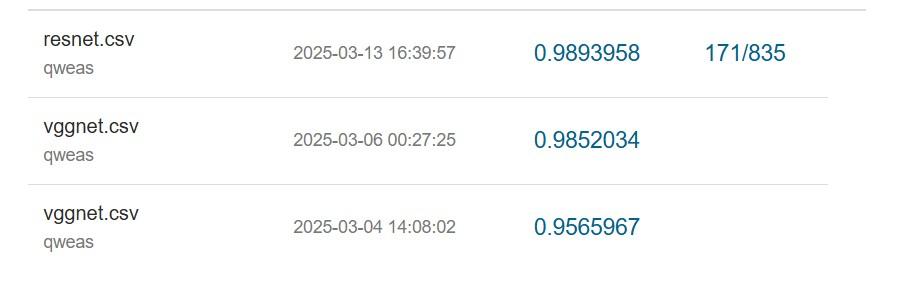
#> input picture performence.jpg, 898 x 307 px; its folder holds only this picture in this run
$ python -i '梯度加權直方圖預處理.py'   (imports and definitions only)   (older library calls are emulated)
#> lines starting #> are read from the running program, lines starting #| are printed output that depends on the picture
#> further down, picture is the input picture: shape (307, 898, 3); mean B, G, R 251, 250.9, 250.1
# -*- coding: utf-8 -*-
"""
Created on Sun Mar  9 03:52:59 2025

@author: benker
"""

import cv2
import numpy as np
import os
from tqdm import tqdm  # 進度條庫

def gradient_weighted_histogram(image):
    # 轉換為灰階
    gray = cv2.cvtColor(image, cv2.COLOR_BGR2GRAY)

    # 計算 X 和 Y 方向的 Sobel 梯度
    Gx = cv2.Sobel(gray, cv2.CV_64F, 1, 0, ksize=3)  # X 梯度
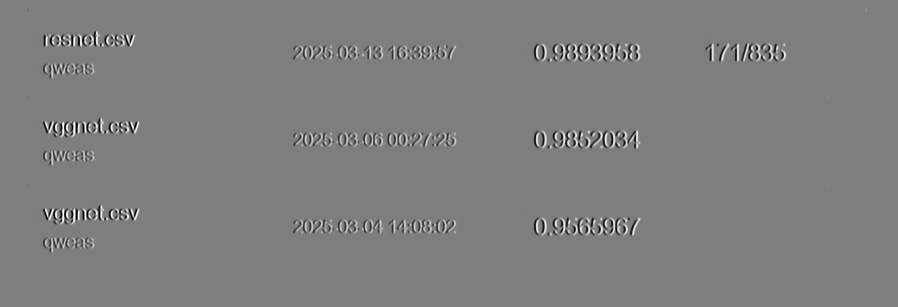
#> Gx: shape (307, 898) float64; min -842, max 855, mean 0; drawn with min black and max white
    Gy = cv2.Sobel(gray, cv2.CV_64F, 0, 1, ksize=3)  # Y 梯度
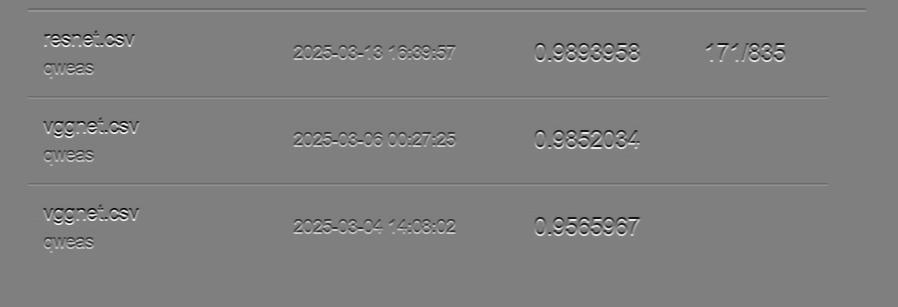
#> Gy: shape (307, 898) float64; min -849, max 850, mean 0; drawn with min black and max white

    # 計算梯度強度
    magnitude = np.sqrt(Gx**2 + Gy**2)
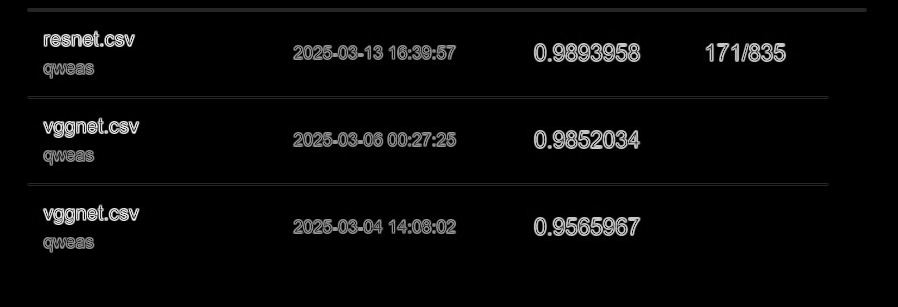
#> magnitude: shape (307, 898) float64; min 0, max 901.7, mean 29.6; drawn with min black and max white

    # 初始化梯度加權直方圖
    hist = np.zeros(256)

    # 計算每個灰階值的梯度加權直方圖
    for i in range(256):
        hist[i] = np.sum(magnitude[gray == i])
#> after the loop, hist = 256 values, max 806998 at index 255, min 0 at index 0, mean 31852.4

    # 歸一化直方圖，使其範圍在 0～255 之間
    hist = hist / np.max(hist) * 255
#> hist = 256 values, max 255 at index 255, min 0 at index 0, mean 10.06

    # 建立 LUT (查找表) 進行影像轉換
    lut = np.uint8(hist)
#> lut = 256 values, max 255 at index 255, min 0 at index 0, mean 9.6

    # 轉換影像
    transformed_image = cv2.LUT(gray, lut)
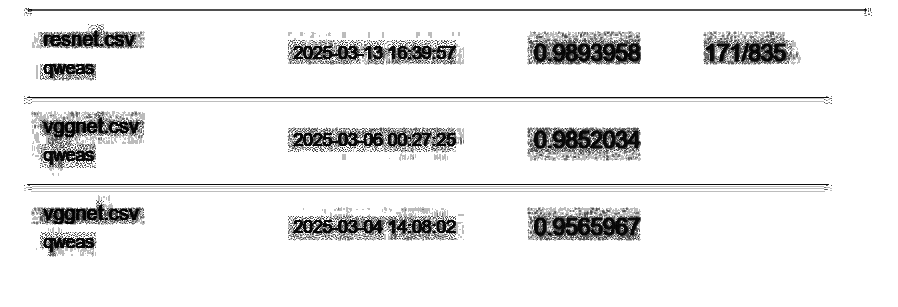
#> transformed_image: shape (307, 898); min 0, max 255, mean 232.6

    return transformed_image

# 設定來源資料夾和輸出資料夾
input_folder = r"C:\Users\benker\Downloads\aoi\test_images"   # 替換成你的來源資料夾名稱
output_folder =r"C:\Users\benker\Downloads\aoi\test_images_trans" # 替換成你的輸出資料夾名稱

# 如果輸出資料夾不存在，則建立它
# [2 lines not run here, left out]

# 獲取所有影像檔案名稱
# [1 line that did not run here, left out]

# 讀取資料夾內所有影像並處理（帶進度條）
# [17 lines not run here, left out]

>>> import cv2
>>> picture = cv2.imread('performence.jpg')
>>> result = gradient_weighted_histogram(picture)

$ run again, on confution_matrix_2.png
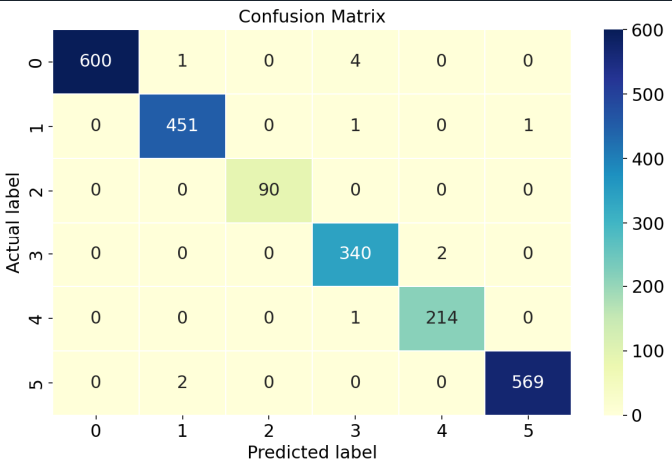
#> input picture confution_matrix_2.png, 672 x 470 px
#> picture is the input picture: shape (470, 672, 3); mean B, G, R 219.9, 236.4, 230.1
#> in gradient_weighted_histogram, `magnitude = np.sqrt(Gx**2 + Gy**2)`:
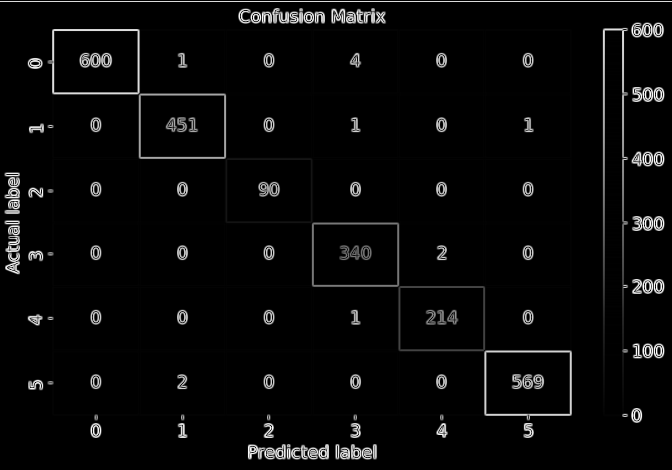
#> magnitude: shape (470, 672) float64; min 0, max 1033.6, mean 36.6; drawn with min black and max white
#> after the loop in gradient_weighted_histogram, `for i in range(256):`: hist = 256 values, max 2016609.3 at index 255, min 4375.9 at index 6, mean 45122.4
#> in gradient_weighted_histogram, `hist = hist / np.max(hist) * 255`: hist = 256 values, max 255 at index 255, min 0.553 at index 6, mean 5.71
#> lut = 256 values, max 255 at index 255, min 0 at index 2, mean 5.23
#> in gradient_weighted_histogram, `transformed_image = cv2.LUT(gray, lut)`:
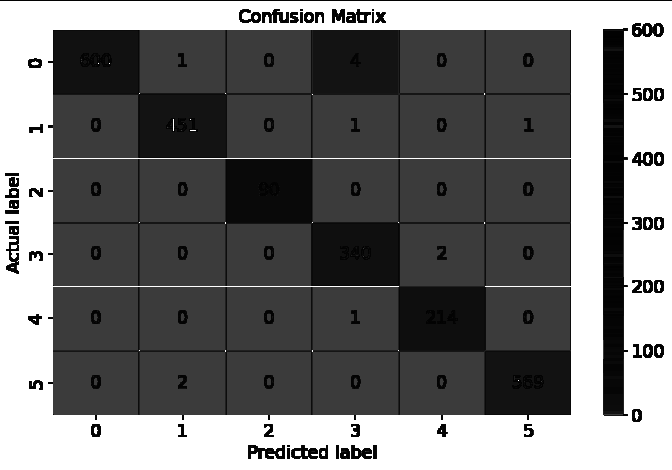
#> transformed_image: shape (470, 672); min 0, max 255, mean 113.6
